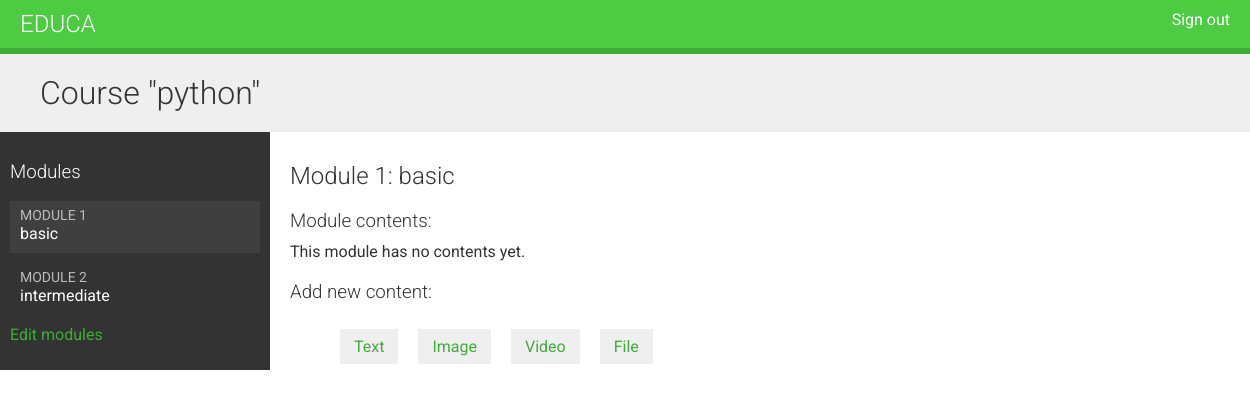
Before: /course/module/10/ (signed in) with the older database file.
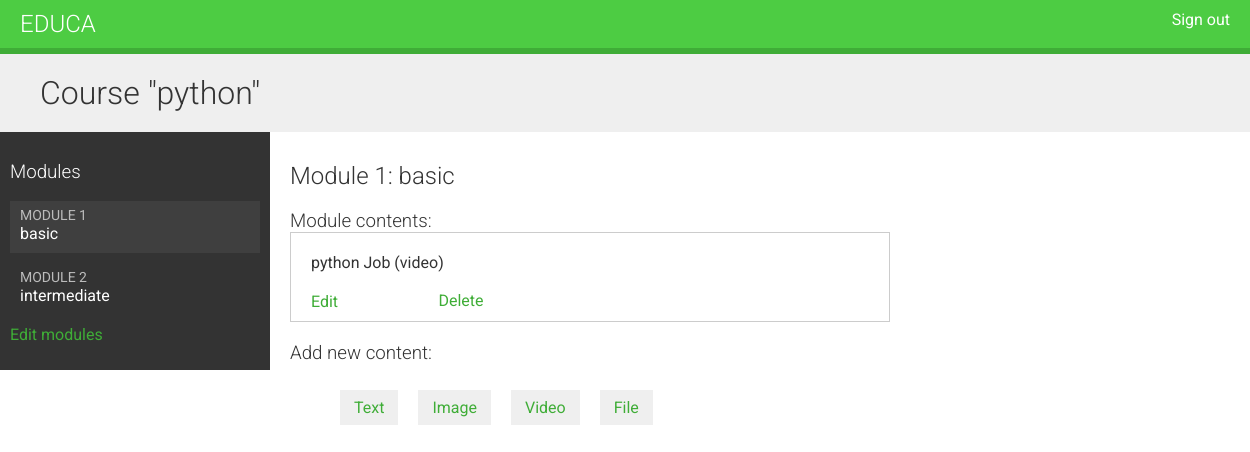
After: the same page with the newer database file.
### courses/models.py (models this page shows, shortened)
class Module(models.Model):
    course = models.ForeignKey(Course, related_name="modules", on_delete=models.CASCADE)
    title = models.CharField(max_length=200)
    description = models.TextField(blank=True)
    order = OrderField(blank=True, for_fields=['course']) # type: ignore
    class Meta:
        ordering = ['order']

class Content(models.Model):
    module = models.ForeignKey(Module, related_name="contents", on_delete=models.CASCADE)
    content_type = models.ForeignKey(
        ContentType,
        on_delete=models.CASCADE,
        limit_choices_to={"model__in": ("text", "video", "image", "file")},
    )
    object_id = models.PositiveIntegerField()
    item = GenericForeignKey("content_type", "object_id")
    order = OrderField(blank=True, for_fields=['module']) # type: ignore
    class Meta:
        ordering = ['order']

class ItemBase(models.Model):
    owner = models.ForeignKey(
        User, related_name="%(class)s_related", on_delete=models.CASCADE
    )
    title = models.CharField(max_length=250)
    created = models.DateTimeField(auto_now_add=True)
    updated = models.DateTimeField(auto_now=True)
    class Meta:
        abstract = True
    def __str__(self):
        return self.title

class Video(ItemBase):
    url = models.URLField()

### courses/views.py (the view)
# urls.py: path('module/<int:module_id>/',views.ModuleContentListView.as_view(),name='module_content_list'),
class ModuleContentListView(TemplateResponseMixin, View):
 template_name = 'courses/manage/module/content_list.html'
 def get(self, request, module_id):
  module = get_object_or_404(Module,
  id=module_id,
  course__owner=request.user)
  return self.render_to_response({'module': module})

### courses/templatetags/course.py (called while the page is built)
@register.filter
def model_name(obj):
 try:
  return obj._meta.model_name
 except AttributeError:
  return None

### courses/templates/courses/manage/module/content_list.html (shortened to what this page needs)
{% extends "base.html" %}
{% load course %}
{% block content %}
{% with course=module.course %}
 <h1>Course "{{ course.title }}"</h1>
 <div class="contents">
   <h3>Modules</h3>
   <ul id="modules">
     {% for m in course.modules.all %}
       <li data-id="{{ m.id }}" {% if m == module %}class="selected"{% endif %}>
         <a href="{% url "module_content_list" m.id %}">
           <span>
             Module <span class="order">{{ m.order|add:1 }}</span>
           </span>
           <br>
           {{ m.title }}
         </a>
       </li>
     {% empty %}
       <li>No modules yet.</li>
     {% endfor %}
   </ul>
   <p><a href="{% url "course_module_update" course.id %}">Edit modules</a></p>
 </div>
 <div class="module">
   <h2>Module {{ module.order|add:1 }}: {{ module.title }}</h2>
   <h3>Module contents:</h3>
   <div id="module-contents">
     {% for content in module.contents.all %}
       <div data-id="{{ content.id }}">
         {% with item=content.item %}
           <p>{{ item }} ({{ item|model_name }}) </p>
           <a href="{% url "module_content_update" module.id item|model_name item.id %}">Edit</a>
           <form action="{% url "module_content_delete" content.id %}" method="post">
             <input type="submit" value="Delete">
           </form>
         {% endwith %}
       </div>
     {% empty %}
       <p>This module has no contents yet.</p>
     {% endfor %}
   </div>
   <h3>Add new content:</h3>
   <ul class="content-types">
     <li><a href="{% url "module_content_create" module.id "text" %}">Text</a></li>
     <li><a href="{% url "module_content_create" module.id "image" %}">Image</a></li>
     <li><a href="{% url "module_content_create" module.id "video" %}">Video</a></li>
     <li><a href="{% url "module_content_create" module.id "file" %}">File</a></li>
   </ul>
 </div>
{% endwith %}
{% endblock %}

Changed rows visible on the page:
added Content: item "python Job", item|model_name "video"
Other visible differences:
text no longer shown: "This module has no contents yet."
